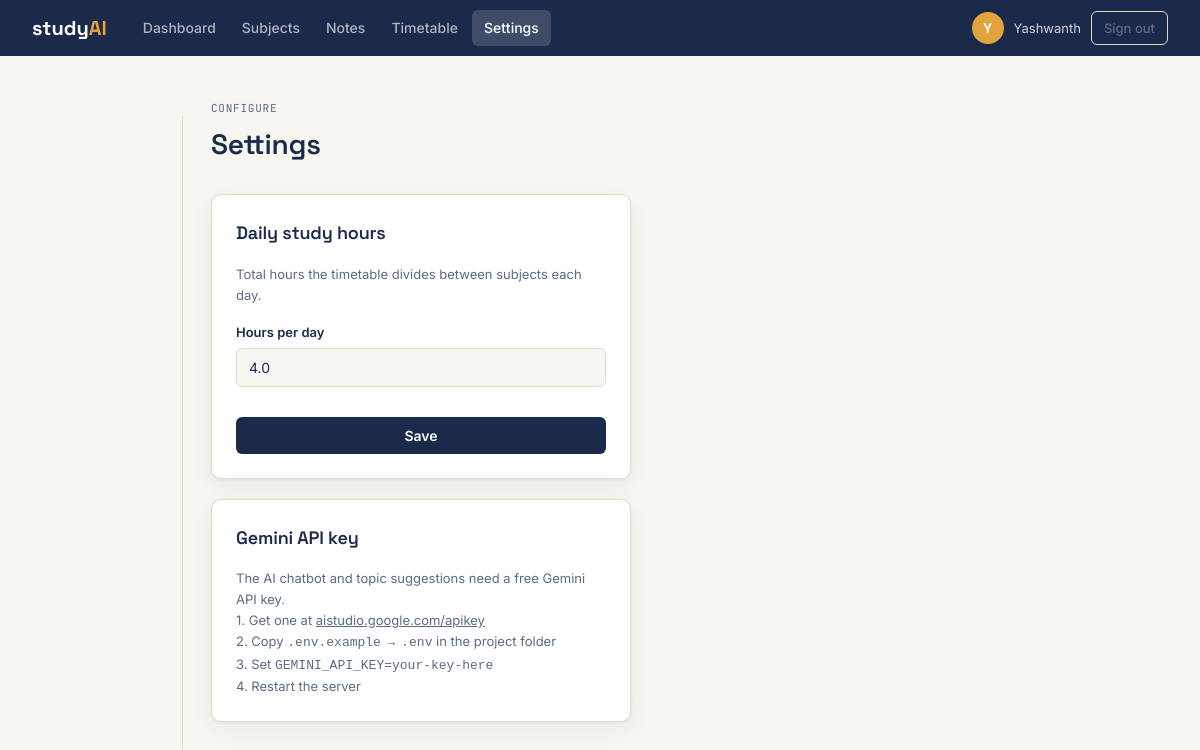
The app's page /settings (signed in) with its own data.
### tables this page shows
CREATE TABLE users (
    id INTEGER PRIMARY KEY AUTOINCREMENT,
    username TEXT UNIQUE NOT NULL,
    email TEXT UNIQUE NOT NULL,
    password_hash TEXT NOT NULL,
    daily_study_hours REAL NOT NULL DEFAULT 4.0,
    created_at TIMESTAMP NOT NULL DEFAULT CURRENT_TIMESTAMP
);

### app.py (the view, shortened to what this page needs)
@app.route("/settings", methods=["GET","POST"])
@login_required
def settings():
    db = db_module.get_db()
    return render_template("settings.html")

### app.py (called while the page is built)
@app.before_request
def load_user():
    uid = session.get("user_id")
    g.user = db_module.get_db().execute("SELECT * FROM users WHERE id=?", (uid,)).fetchone() if uid else None

def login_required(view):
    @wraps(view)
    def wrapped(**kw):
        if g.user is None:
            flash("Please log in to continue.", "error")
            return redirect(url_for("login"))
        return view(**kw)
    return wrapped

### db.py (called while the page is built)
def get_db():
    if "db" not in g:
        g.db = sqlite3.connect(current_app.config["DATABASE"])
        g.db.row_factory = sqlite3.Row
        g.db.execute("PRAGMA foreign_keys = ON")
    return g.db

### templates/settings.html (shortened to what this page needs)
{% extends 'base.html' %}
{% block content %}
<div class="page-header">
  <div><p class="eyebrow">Configure</p><h1>Settings</h1></div>
</div>
<div class="card" style="max-width:420px">
  <h2 class="card-title">Daily study hours</h2>
  <p class="hint" style="margin-bottom:16px">Total hours the timetable divides between subjects each day.</p>
  <form method="post">
    <div class="field">
      <label for="daily_study_hours">Hours per day</label>
      <input id="daily_study_hours" name="daily_study_hours" type="number"
             step="0.5" min="0.5" max="18" value="{{ g.user['daily_study_hours'] }}" required>
    </div>
    <button type="submit" class="btn-primary btn-block" style="margin-top:16px">Save</button>
  </form>
</div>
<div class="card" style="max-width:420px;margin-top:20px">
  <h2 class="card-title">Gemini API key</h2>
  <p class="hint" style="margin-bottom:0">
    The AI chatbot and topic suggestions need a free Gemini API key.<br>
    1. Get one at <a href="https://aistudio.google.com/apikey" target="_blank">aistudio.google.com/apikey</a><br>
    2. Copy <code>.env.example</code> → <code>.env</code> in the project folder<br>
    3. Set <code>GEMINI_API_KEY=your-key-here</code><br>
    4. Restart the server
  </p>
</div>
{% endblock %}

### templates/base.html (shortened to what this page needs)
<!doctype html>
<html lang="en">
<head>
  <link rel="stylesheet" href="{{ url_for('static', filename='css/style.css') }}">
</head>
<body>
<header class="topbar">
  <a class="wordmark" href="{{ url_for('index') }}">study<span>AI</span></a>
  {% if g.user %}
  <nav class="nav">
    <a href="{{ url_for('dashboard') }}"    class="{{ 'active' if request.endpoint=='dashboard' }}">Dashboard</a>
    <a href="{{ url_for('subjects') }}"     class="{{ 'active' if request.endpoint in ['subjects','subject_detail'] }}">Subjects</a>
    <a href="{{ url_for('notes_overview') }}"class="{{ 'active' if request.endpoint in ['notes_overview','download_note'] }}">Notes</a>
    <a href="{{ url_for('timetable') }}"    class="{{ 'active' if request.endpoint=='timetable' }}">Timetable</a>
    <a href="{{ url_for('settings') }}"     class="{{ 'active' if request.endpoint=='settings' }}">Settings</a>
  </nav>
  <div class="topbar-user">
    <span class="user-avatar">{{ g.user['username'][0].upper() }}</span>
    <span class="user-name">{{ g.user['username'] }}</span>
    <a href="{{ url_for('logout') }}" class="btn-ghost-sm">Sign out</a>
  </div>
  {% endif %}
</header>
<div class="page-shell">
  <main class="page-content">
    {% block content %}{% endblock %}
  </main>
</div>
</body>
</html>

### static/css/style.css (style rules this page uses)
:root { --ink: #1B2A4A; --ink-soft: #5B6B85; --ink-faint: #94A3B8; --paper: #F8F6F1; --card: #FFFFFF; --line: #E2DACB; --line-soft: #F0EBE0; --amber: #E2A33D; --coral: #D9534F; --sage: #5C8A66; --purple: #7C5CBF; --blue: #3B6FD4; --green: #2E7D52; --font-sans: "Inter", sans-serif; --font-head: "Space Grotesk", sans-serif; --font-mono: "JetBrains Mono", monospace; --radius: 10px; --radius-sm: 6px; --shadow: 0 1px 3px rgba(27,42,74,.06), 0 8px 24px rgba(27,42,74,.06); --shadow-lg: 0 4px 6px rgba(27,42,74,.07), 0 12px 40px rgba(27,42,74,.09); }
*, *::before, *::after { box-sizing: border-box; margin: 0; padding: 0; }
html { font-size: 15px; }
body { font-family: var(--font-sans); background: var(--paper); color: var(--ink); line-height: 1.6; -webkit-font-smoothing: antialiased; }
a { color: inherit; }
h1,h2,h3,h4 { font-family: var(--font-head); font-weight: 600; letter-spacing: -.01em; }
h1 { font-size: 28px; }
h2 { font-size: 18px; }
p { color: var(--ink-soft); }
.topbar { display: flex; align-items: center; gap: 24px; padding: 0 32px; height: 56px; background: var(--ink); position: sticky; top: 0; z-index: 100; }
.wordmark { font-family: var(--font-head); font-size: 20px; font-weight: 700; color: #fff; text-decoration: none; }
.wordmark span { color: var(--amber); }
.nav { display: flex; gap: 2px; flex: 1; }
.nav a { font-size: 14px; font-weight: 500; color: rgba(255,255,255,.65); text-decoration: none; padding: 7px 12px; border-radius: var(--radius-sm); transition: all .15s; }
.nav a.active { color: #fff; background: rgba(255,255,255,.16); }
.topbar-user { display: flex; align-items: center; gap: 10px; flex-shrink: 0; }
.user-avatar { width: 32px; height: 32px; border-radius: 50%; background: var(--amber); color: #fff; font-family: var(--font-head); font-weight: 700; font-size: 14px; display: flex; align-items: center; justify-content: center; }
.user-name { font-size: 13px; color: rgba(255,255,255,.8); }
.page-shell { display: flex; max-width: 900px; margin: 0 auto; padding: 0 32px; }
.page-content { flex: 1; padding: 44px 0 80px; min-width: 0; }
.page-header { display: flex; align-items: flex-start; justify-content: space-between; margin-bottom: 28px; gap: 16px; }
.eyebrow { font-family: var(--font-mono); font-size: 11px; text-transform: uppercase; letter-spacing: .07em; color: var(--ink-soft); margin-bottom: 4px; }
.btn-primary { display: inline-flex; align-items: center; justify-content: center; gap: 6px; background: var(--ink); color: #fff; border: none; border-radius: var(--radius-sm); font-family: var(--font-sans); font-size: 14px; font-weight: 600; padding: 10px 18px; cursor: pointer; text-decoration: none; transition: background .15s, transform .06s; }
.btn-block { width: 100%; }
.btn-ghost-sm { background: transparent; border: 1px solid var(--line); color: var(--ink-soft); border-radius: var(--radius-sm); font-size: 13px; font-weight: 500; padding: 6px 12px; cursor: pointer; text-decoration: none; transition: all .15s; }
.card { background: var(--card); border: 1px solid var(--line); border-radius: var(--radius); box-shadow: var(--shadow); padding: 24px; }
.card-title { margin-bottom: 16px; }
.hint { color: var(--ink-soft); font-size: 13px; }
.field { display: flex; flex-direction: column; gap: 5px; margin-bottom: 14px; }
.field label { font-size: 13px; font-weight: 600; }
input[type=text], input[type=email], input[type=password], input[type=date], input[type=number], textarea { font-family: var(--font-sans); font-size: 14px; padding: 10px 12px; border: 1px solid var(--line); border-radius: var(--radius-sm); background: var(--paper); color: var(--ink); width: 100%; transition: border-color .15s, box-shadow .15s; }

### records on screen
users: username "Y", user.username "Yashwanth", daily_study_hours "4.0"
